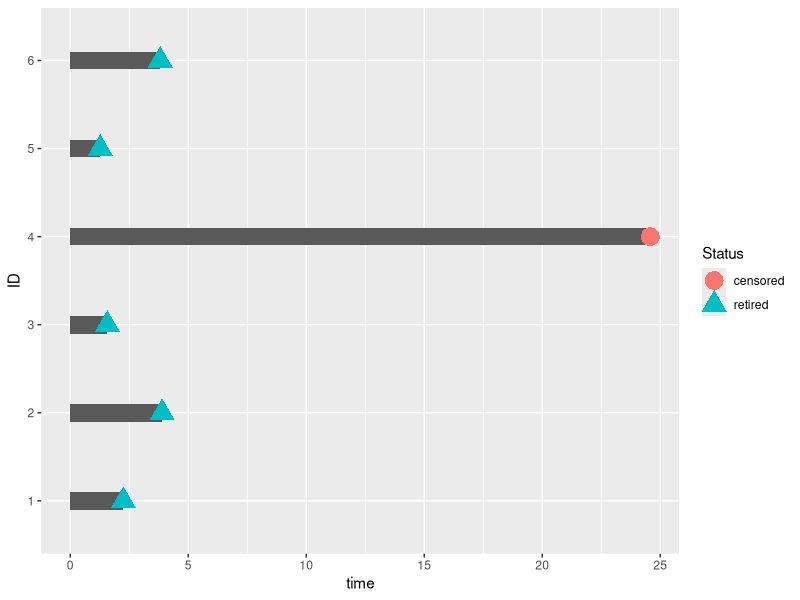

Source code (R): (Note: this script raises an error after producing the figure.)
## ---- chunk 1
# per lettura dataset se prendi file da github
library(readxl)
data <- read_excel("../Dataset/JoinDatasets.xlsx", col_names = TRUE)
## ---- chunk 2
library(readxl)
library(survival)
library(survminer)
library(dplyr) 
library(ggplot2)
library(knitr)
library(broom)
library(tidyr)
## ---- chunk 3
summary(data)
## ---- chunk 4
data$Country <- factor(data$Country, ordered = F)
print('Country')
table(data$Country)

data$Continent <- factor(data$Continent, ordered = F)
print('Continent')
table(data$Continent)

data$Users <- factor(data$Users, ordered = F)
print('Users')
table(data$Users)

data$Purpose <- factor(data$Purpose, ordered = F)
print('Purpose')
table(data$Purpose)

data$Orbit <- factor(data$Orbit, ordered = F)
print('Class of Orbit')
table(data$Orbit)

data$Status <- factor(data$Status, ordered = F)
print('Status')
table(data$Status)
## ---- chunk 5
data <- data[sample(nrow(data)), ]
## ---- chunk 6
data$ID <- factor(seq(1:nrow(data))) 
data_subs <- head(data)
time <- data_subs$'Effective Lifetime'

ggplot(data=data_subs,aes(x=ID,y=time)) + 
  geom_bar(stat='identity',width=0.2) +
  geom_point(aes(color=Status,shape=Status),size=6) +
  coord_flip()
## ---- chunk 7
head(Surv(time=data$'Effective Lifetime',  # T_i
          event=data$Status == 'retired') # tell the object which rows have the event
     )
## ---- chunk 8
time <- data$'Effective Lifetime'
fit <- survfit(Surv(time,Status == 'retired') ~ 1, data = data)
## ---- chunk 9
summary(fit)
## ---- chunk 10
kable(head(tidy(fit),20))
## ---- chunk 11
surv_median(fit) #not reached
## ---- chunk 12
ggsurvplot(fit, data = data,
           risk.table = TRUE, # Add risk table
           risk.table.col = "strata", # Change risk table color by groups
           surv.median.line = "hv", # Specify median survival
           ggtheme = theme_bw(), # Change ggplot2 theme
           break.time.by=5,
           title="Kaplan-Meier Curve for Satellites Survival")
## ---- chunk 13
cumulative_incidence <- 1 - fit$surv
## ---- chunk 14
ggsurvplot(fit, data = data,
           risk.table = TRUE, # Add risk table
           risk.table.col = "strata", # Change risk table color by groups
           surv.median.line = "hv", # Specify median survival
           ggtheme = theme_bw(), # Change ggplot2 theme
           break.time.by=5,
           fun='event',
           title="Cumulative Incidence Curve")
## ---- chunk 15
ggsurvplot(fit, data = data,
           risk.table = TRUE, # Add risk table
           ggtheme = theme_bw(), # Change ggplot2 theme
           break.time.by=5,
           fun='cumhaz',
           title="Cumulative Hazard Curve for Satellites Survival")
## ---- chunk 16
fit.Continent <- survfit(Surv(time,Status == 'retired') ~ Continent, data=data)
ggsurvplot(fit.Continent, data = data,
           risk.table = TRUE, # Add risk table
           risk.table.col = "strata",
           ggtheme = theme_bw(), # Change ggplot2 theme
           break.time.by=5,
           title="Kaplan-Meier Curve for Satellites Survival by Continent")
## ---- chunk 17
log_rank_test <- survdiff(Surv(time, Status == 'retired') ~ Continent, data=data)
log_rank_test #p = 4e-06
## ---- chunk 18
hazard_ratio <- (log_rank_test$obs[1]/log_rank_test$exp[1])/(log_rank_test$obs[2]/log_rank_test$exp[2])
hazard_ratio
## ---- chunk 19
fit.Users <- survfit(Surv(time, Status == 'retired') ~ Users, data=data)

ggsurvplot(fit.Users, data = data,
           risk.table = TRUE, # Add risk table
           risk.table.col = "strata",
           ggtheme = theme_bw(), # Change ggplot2 theme
           break.time.by=5,
           title="Kaplan-Meier Curve for Satellites Survival by Users")
## ---- chunk 20
log_rank_test <- survdiff(Surv(time, Status == 'retired') ~ Users, data=data)
log_rank_test # p = <2e-16
## ---- chunk 21
hazard_ratio_com_gov <- (log_rank_test$obs[1]/log_rank_test$exp[1])/(log_rank_test$obs[2]/log_rank_test$exp[2])
hazard_ratio_com_gov #0.4574647 -> Commercial is a protective factor wrt Government

hazard_ratio_gov_mil <- (log_rank_test$obs[2]/log_rank_test$exp[2])/(log_rank_test$obs[3]/log_rank_test$exp[3])
hazard_ratio_gov_mil #2.414499 -> Government is a risk factor wrt Military

hazard_ratio_com_mil <- (log_rank_test$obs[1]/log_rank_test$exp[1])/(log_rank_test$obs[3]/log_rank_test$exp[3])
hazard_ratio_com_mil #1.104548 -> Commercial is a risk factor wrt Military
## ---- chunk 22
fit.Purpose <- survfit(Surv(time, Status == 'retired') ~ Purpose, data=data)

ggsurvplot(fit.Purpose, data = data,
           risk.table = TRUE, # Add risk table
           risk.table.col = "strata",
           ggtheme = theme_bw(), # Change ggplot2 theme
           break.time.by=5,
           title="Kaplan-Meier Curve for Satellites Survival by Purpose")
## ---- chunk 23
log_rank_test <- survdiff(Surv(time, Status == 'retired') ~ Purpose, data=data)
log_rank_test # p < 2e-16 
## ---- chunk 24
hazard_ratio_com_eo <- (log_rank_test$obs[1]/log_rank_test$exp[1])/(log_rank_test$obs[2]/log_rank_test$exp[2])
hazard_ratio_com_eo #0.3114461 -> Communications is a protective factor wrt Earth Observation

hazard_ratio_nav_com <- (log_rank_test$obs[3]/log_rank_test$exp[3])/(log_rank_test$obs[1]/log_rank_test$exp[1])
hazard_ratio_nav_com #0

hazard_ratio_com_sc <- (log_rank_test$obs[1]/log_rank_test$exp[1])/(log_rank_test$obs[4]/log_rank_test$exp[4])
hazard_ratio_com_sc #0.6003101 -> Communications is a protective factor wrt Space Science

hazard_ratio_nav_eo <- (log_rank_test$obs[3]/log_rank_test$exp[3])/(log_rank_test$obs[2]/log_rank_test$exp[2])
hazard_ratio_nav_eo #0

hazard_ratio_eo_sc <- (log_rank_test$obs[2]/log_rank_test$exp[2])/(log_rank_test$obs[4]/log_rank_test$exp[4])
hazard_ratio_eo_sc #1.927493 -> Earth Observation is a risk factor wrt Space Science

hazard_ratio_nav_sc <- (log_rank_test$obs[3]/log_rank_test$exp[3])/(log_rank_test$obs[4]/log_rank_test$exp[4])
hazard_ratio_nav_sc #0
## ---- chunk 25
fit.Orbit <- survfit(Surv(time,data$Status == 'retired') ~ Orbit, data=data)

ggsurvplot(fit.Orbit, data = data,
           risk.table = TRUE, # Add risk table
           risk.table.col = "strata",
           ggtheme = theme_bw(), # Change ggplot2 theme
           break.time.by=5,
           title="Kaplan-Meier Curve for Satellites Survival by Orbit")
## ---- chunk 26
log_rank_test <- survdiff(Surv(time, Status == 'retired') ~ Orbit, data=data)
log_rank_test # p < 2e-16
## ---- chunk 27
hazard_ratio_ell_geo <- (log_rank_test$obs[1]/log_rank_test$exp[1])/(log_rank_test$obs[2]/log_rank_test$exp[2])
hazard_ratio_ell_geo #0.5000046 -> Earth Observation is a risk factor wrt Space Science

hazard_ratio_ell_leo <- (log_rank_test$obs[1]/log_rank_test$exp[1])/(log_rank_test$obs[3]/log_rank_test$exp[3])
hazard_ratio_ell_leo #0.8579963 -> Earth Observation is a risk factor wrt Space Science

hazard_ratio_meo_ell <- (log_rank_test$obs[4]/log_rank_test$exp[4])/(log_rank_test$obs[1]/log_rank_test$exp[1])
hazard_ratio_meo_ell #0

hazard_ratio_geo_leo <- (log_rank_test$obs[2]/log_rank_test$exp[2])/(log_rank_test$obs[3]/log_rank_test$exp[3])
hazard_ratio_geo_leo #1.715977 -> Earth Observation is a risk factor wrt Space Science

hazard_ratio_geo_meo <- (log_rank_test$obs[4]/log_rank_test$exp[4])/(log_rank_test$obs[2]/log_rank_test$exp[2])
hazard_ratio_geo_meo #0

hazard_ratio_leo_meo <- (log_rank_test$obs[4]/log_rank_test$exp[4])/(log_rank_test$obs[3]/log_rank_test$exp[3])
hazard_ratio_leo_meo #0
